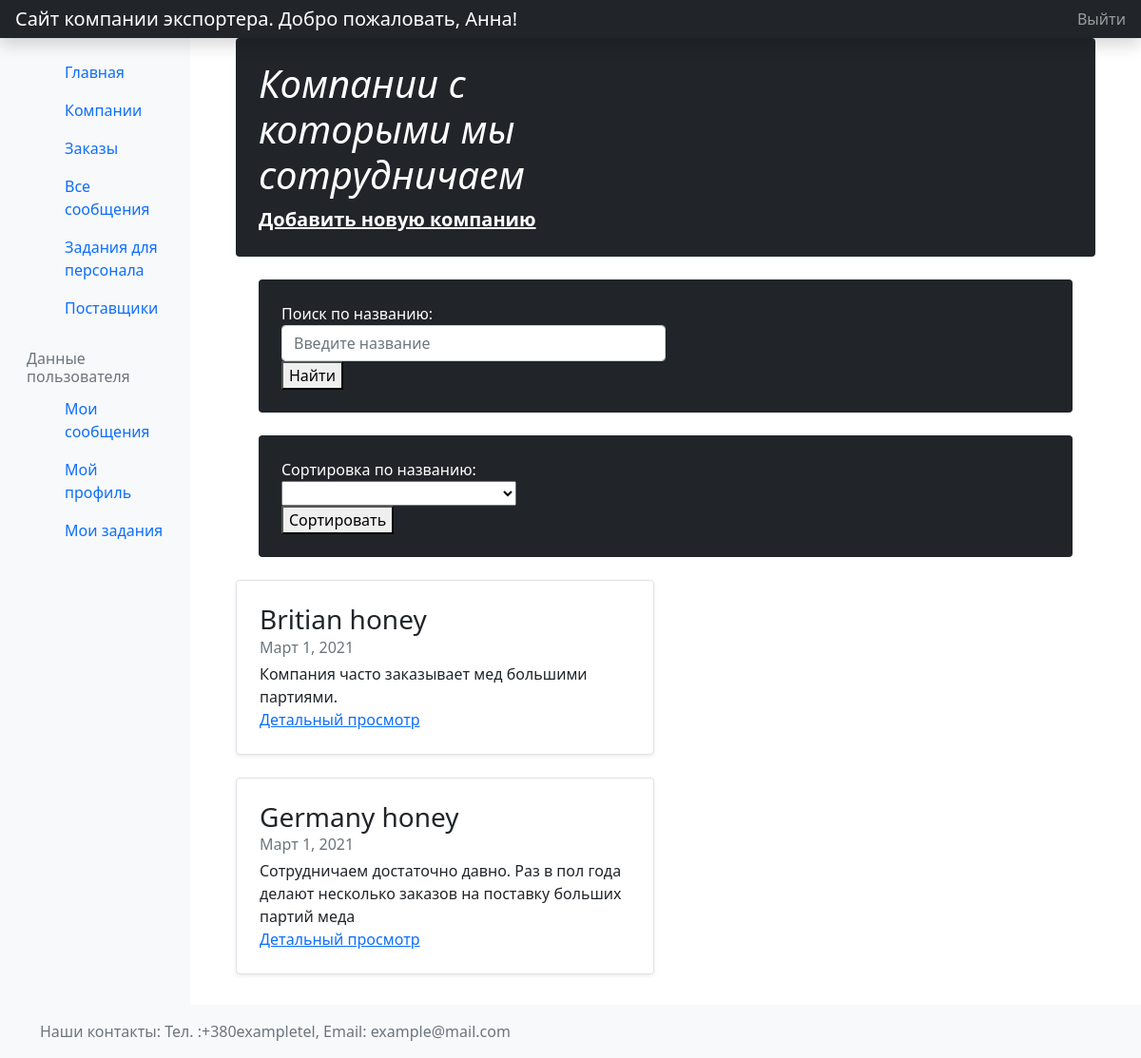
/orders/companies/ (signed in), run on the app's committed database.
### orders/models.py (models this page shows, shortened)
class Companies(models.Model):
    name = models.CharField('Название компании', max_length=200, help_text='Название компании')
    manager = models.CharField('Контактное лицо', max_length=200, help_text='Контактное лицо')
    description = models.TextField('Краткое описание компании', max_length=1000, help_text='Краткое описание компании')
    pub_date = models.DateField('Дата записи', default=timezone.now, null=True, blank=True, help_text='Дата записи')
    change_date = models.DateField('Дата изменения записи', default=timezone.now, null=True, blank=True,
                                   help_text='Дата изменения записи')
    adress = models.CharField('Адрес доставки партии меда', max_length=100, help_text='Адрес доставки партии меда')
    def get_absolute_url(self):
        return reverse('company-detail', args=[str(self.id)])
    class Meta:
        verbose_name = 'Компания'
        verbose_name_plural = 'Компании'
        permissions = (("can_view_list_of_companies", "Can view list of companies"),)
        ordering = ['name']
    def display_phonenumbers(self):
        """
        :return: выводит все номера компании
        """
        return ', '.join([number.number for number in self.phonenumbers.all()[:3]])
    display_phonenumbers.short_description = 'Номера телефонов'
    def display_emails(self):
        """
        :return: Выводит все емейлы
        """
        return ', '.join([email.email for email in self.emails.all()[:3]])
    display_emails.short_description = 'Адреса электронной почты'

### orders/views.py (the view)
class CompaniesListView(LoginRequiredMixin, PermissionRequiredMixin, generic.ListView):
    model = Companies
    paginate_by = 5
    permission_required = 'orders.can_view_list_of_companies'
    def get_ordering(self):
        ordering = self.request.GET.get('order', 'name')
        return ordering

### orders/templates/orders/companies_list.html (shortened to what this page needs)
{% extends "base_generic.html" %}
{% block content %}
<main class="container">
    <div class="p-4 p-md-10 mb-4 text-white rounded bg-dark">
        <div class="col-md-6 px-0">
            <h1 class="display-10 fst-italic">Компании с которыми мы сотрудничаем</h1>
            <p class="lead mb-0"><a href="{% url 'company_create' %}" class="text-white fw-bold">Добавить новую
                компанию</a></p>
        </div>
    </div>
    <div class="container">
        <div class="p-4 p-md-10 mb-4 text-white rounded bg-dark">
            <form action="{% url 'searchcomp' %}" method="get">
                <div class="col-md-6 px-0">
                    <div> Поиск по названию:
                        <input type="search" placeholder="Введите название" name="search" class="form-control" required="">
                    </div>
                    <div>
                        <button type="submit">Найти</button>
                    </div>
                </div>
            </form>
        </div>
    </div>
    <div class="container">
        <div class="p-4 p-md-10 mb-4 text-white rounded bg-dark">
            <form action="{% url 'companies' %}" method="get">
                <div class="col-md-6 px-0">
                    <div> Сортировка по названию:
                        <select name="order" >
                            <option label="" value="" selected></option>
                        </select>
                    </div>
                    <div>
                        <button type="submit">Сортировать</button>
                    </div>
                </div>
            </form>
        </div>
    </div>
    {% if companies_list %}
    <div class="row mb-2">
        <div class="col-md-6">
            {% for company in companies_list %}
            <div class="row g-0 border rounded overflow-hidden flex-md-row mb-4 shadow-sm h-md-250 position-relative">
                <div class="col p-4 d-flex flex-column position-static">
                    <h3 class="mb-0">{{ company.name }}</h3>
                    <div class="mb-1 text-muted">{{ company.pub_date }}</div>
                    <p class="card-text mb-auto">{{ company.description }}</p>
                    <a href="{{ company.get_absolute_url }}" class="stretched-link">Детальный просмотр</a>
                </div>
            </div>
            {% endfor %}
        </div>
        {% else %}
        <p>Компаний партнеров нет.</p>
        {% endif %}
        {% endblock %}

### orders/templates/navbar.html (shortened to what this page needs)
<header class="navbar navbar-dark sticky-top bg-dark flex-md-nowrap p-0 shadow">
  <a class="navbar-brand col-md-3 col-lg-2 me-0 px-3" href="{% url 'home' %}">Сайт компании экспортера.{% if user.is_authenticated %} Добро пожаловать, {{ user.first_name }}! {%endif%}</a>
  <ul class="navbar-nav px-3">
    <li class="nav-item text-nowrap">
      {% if user.is_authenticated %}
      <a class="nav-link" href="{% url 'logout'%}?next={{request.path}}">Выйти</a>
      {% else %}
      <a class="nav-link" href="{% url 'login'%}?next={{request.path}}">Войти</a>
      {% endif %}
    </li>
  </ul>
</header>

### data on the page
Companies: name "Britian honey", pub_date "Март 1, 2021", description "Компания часто заказывает мед большими партиями."
Companies: name "Germany honey", pub_date "Март 1, 2021", description "Сотрудничаем достаточно давно. Раз в пол года делают несколько заказов на поставку больших партий меда"

### other printed values
{{ user.first_name }} "Анна"
